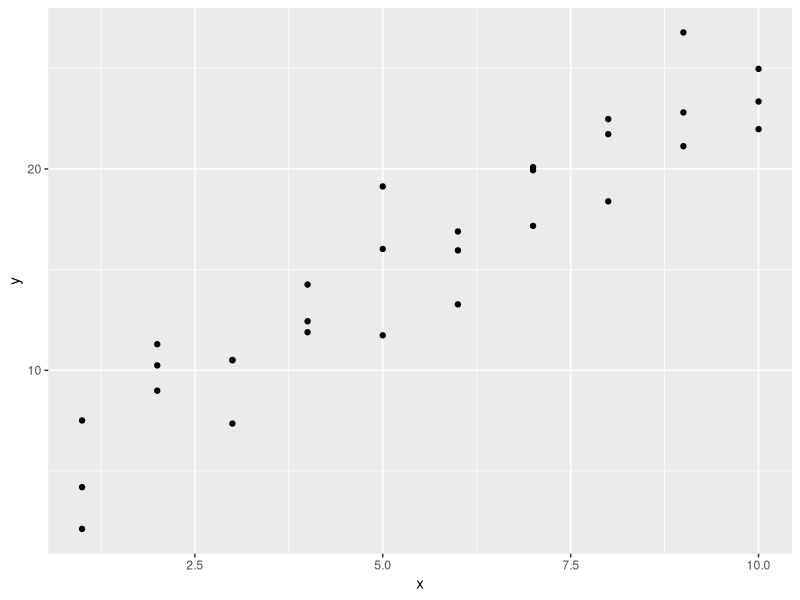
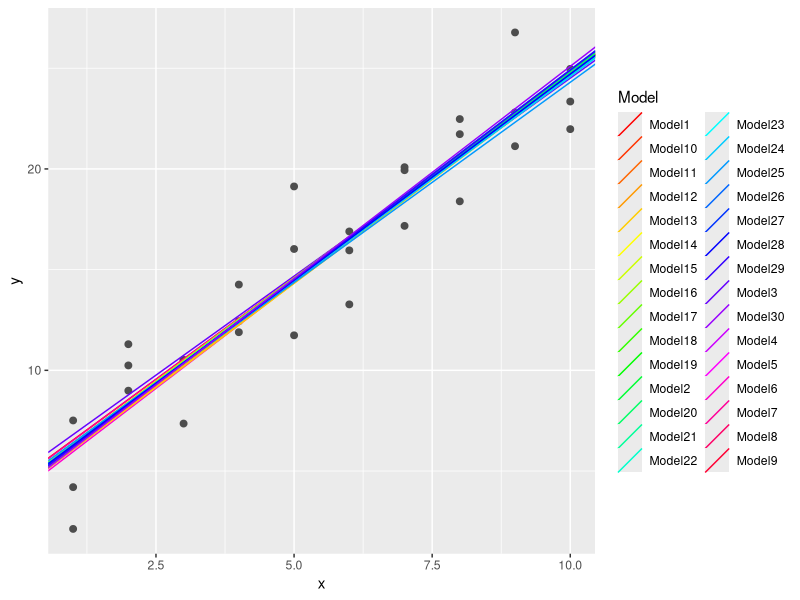
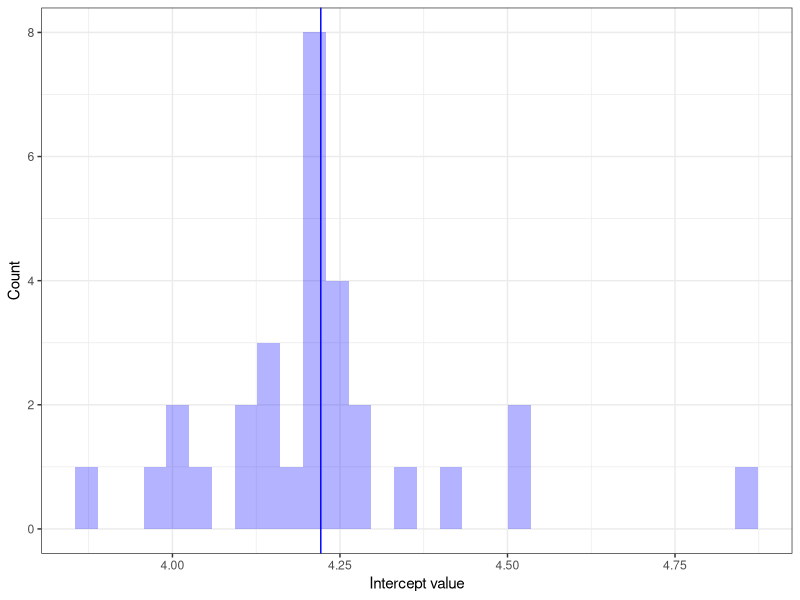
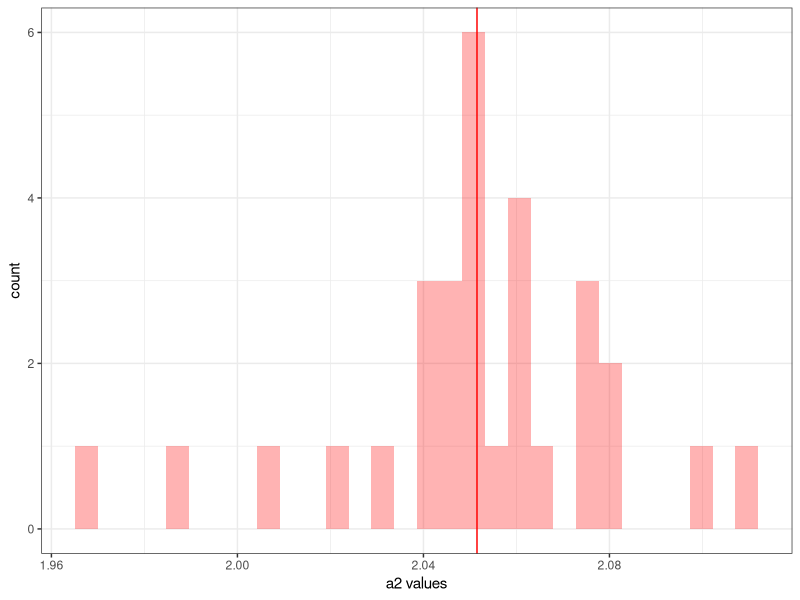
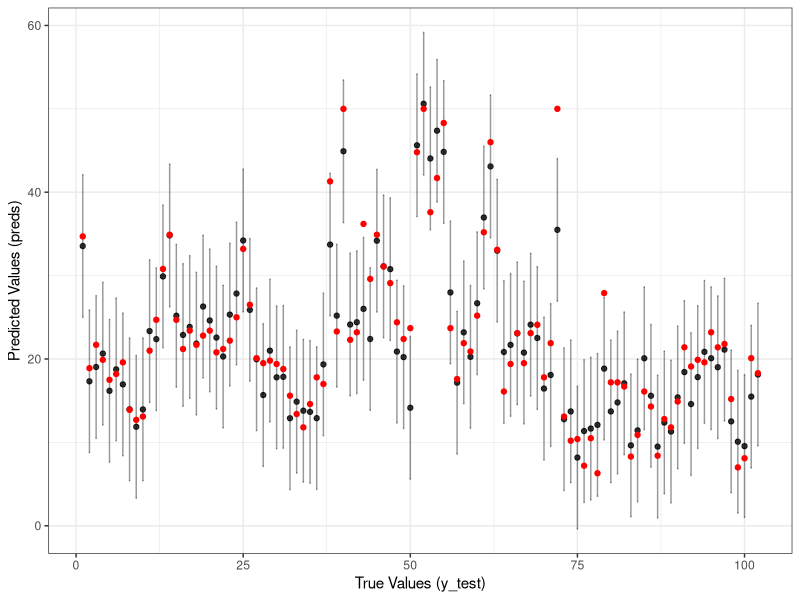
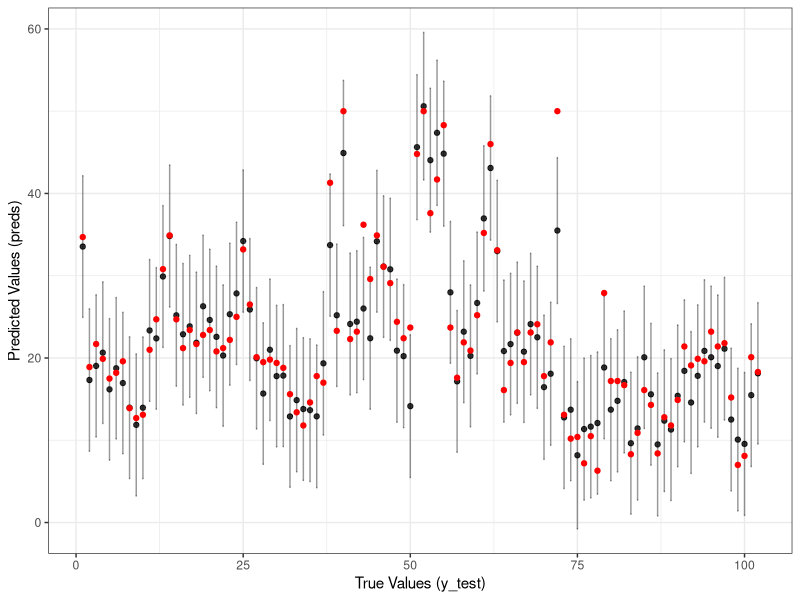
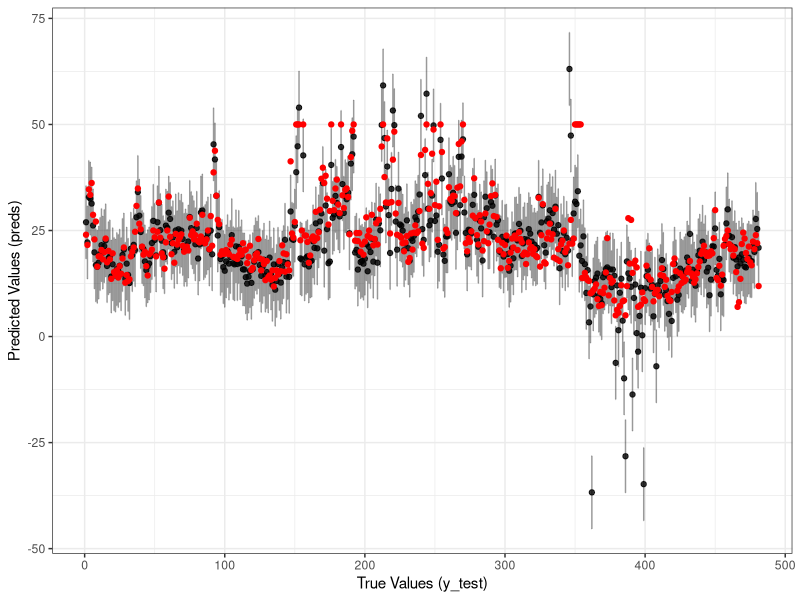
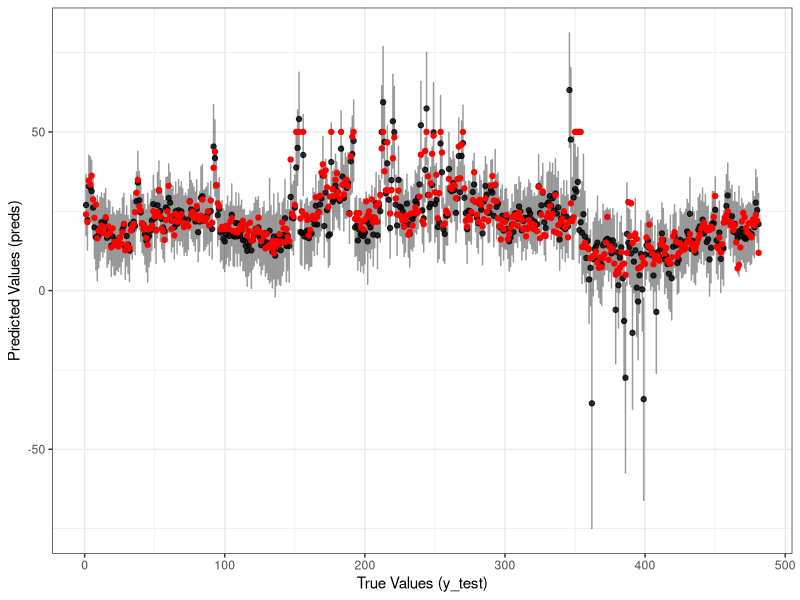

R code for these plots, in order:
## ---- chunk 1
knitr::opts_chunk$set(echo = TRUE,tidy.opts=list(width.cutoff=60),tidy=TRUE)
## ---- chunk 2
library(tidyverse)
library(modelr)
library(MASS)
library(ggplot2)
## ---- chunk 3
variance <- function(x) {
  n <- length(x)
  if (n < 2) {
    return(NA)
  } else {
    return(var(x)*(n-1)/n)
  }
}
## ---- chunk 4
jackknife_ss<-function(data,statistics){
  #data: A vector input
  #statistics: The function of the statsitics of interest(mean,variance,etc)
  n <- length(data)
  results <- numeric(n)
  for (i in 1:n){
    data_i<-data[-i]
    results[i] <- statistics(data_i)
    }
  
  # Calculate the bias and standard error of the estimate
  bias <- (n - 1) * (mean(results) - statistics(data))
  se <- sqrt(variance(results)/n)
  
    return(list(results = results, bias = bias, se = se))
}
## ---- chunk 5
jackknife_reg<-function(data,response){
  #data: matrix or dataframe without the response variable
  #response: the response variable
  n <- nrow(data)
  predictions <- rep(0, n)
  model_list<-list()
  
  # Compute leave-one-out predictions
  for (i in 1:n) {
    data_i <- data[-i, ]
    response_i <- response[-i,]%>%unlist()
    df_i<-cbind(data_i,response_i)
    model_i <- lm(response_i ~ ., data = df_i)
    model_list[[i]] <- model_i
    predictions[i] <- predict(model_i, newdata = data[i, ])
  }
  
  coefficients_list <- lapply(model_list, coef)
  coefficients_df <- do.call(rbind, coefficients_list)%>%as.data.frame()
  # Add row names to the dataframe
  
  row.names(coefficients_df) <- paste0("Model", 1:n)
  colnames(coefficients_df)<-c("a1","a2" )
  return(coefficients_df)
}
## ---- chunk 6
jackknife <- function(data, response, test_data, conf_level = 0.95) {
  # data: matrix or dataframe without the response variable
  # response: the response variable
  # test_data: matrix or dataframe of the test points to predict
  # conf_level: desired confidence level (default is 0.95)
  
  n <- nrow(data)
  p <- ncol(data)
  predictions <- rep(0, n)
  model_list <- list()
  residuals <- rep(0, n)
  
  # Compute leave-one-out predictions and models
  for (i in 1:n) {
    data_i <- data[-i, ]
    response_i <- response[-i]
    model_i <- lm(response_i ~ lstat+crim+rm+dis+black+chas+nox+rad+tax+ptratio+I(lstat^2)+I(rm^2), data = data_i)
    model_list[[i]] <- model_i
    predictions[i] <- predict(model_i, newdata = data[i, , drop = FALSE])
    residuals[i] <- response[i] - predictions[i]
  }

  # Fit a model on the full training data
  full_model <- lm(response ~ lstat+crim+rm+dis+black+chas+nox+rad+tax+ptratio+I(lstat^2)+I(rm^2), data = data)

  # Predict test points using the full model
  test_point_count <- nrow(test_data)
  full_preds <- predict(full_model, newdata = test_data)

  # Compute the Jackknife confidence intervals
  t_stat <- qt(conf_level + (1 - conf_level) / 2, n - p - 1)
  R_jack <- sqrt((n - 1) * mean(residuals^2))
  conf_interval <- t_stat * R_jack / sqrt(n)

  lower_bounds <- full_preds - conf_interval
  upper_bounds <- full_preds + conf_interval

  result <- data.frame(
    Test_Point = 1:test_point_count,
    Lower_Bound = lower_bounds,
    Upper_Bound = upper_bounds,
    Full_Prediction = full_preds
  )

  return(result)
}
## ---- chunk 7
jackknife_plus <- function(data, response, test_data, conf_level = 0.95) {
  # data: matrix or dataframe without the response variable
  # response: the response variable
  # test_data: matrix or dataframe of the test points to predict
  # conf_level: desired confidence level (default is 0.95)
  
  n <- nrow(data)
  p <- ncol(data)
  predictions <- rep(0, n)
  model_list <- list()
  residuals <- rep(0, n)
  
  # Compute leave-one-out predictions and models
  for (i in 1:n) {
    data_i <- data[-i, ]
    response_i <- response[-i]
    model_i <- lm(response_i ~ lstat+crim+rm+dis+black+chas+nox+rad+tax+ptratio+I(lstat^2)+I(rm^2), data = data_i)
    model_list[[i]] <- model_i
    predictions[i] <- predict(model_i, newdata = data[i, , drop = FALSE])
    residuals[i] <- response[i] - predictions[i]
  }

  # Predict test points using the leave-one-out predictions
  test_point_count <- nrow(test_data)
  loo_preds <- matrix(0, nrow = test_point_count, ncol = n)
  for (i in 1:n) {
    loo_preds[, i] <- predict(model_list[[i]], newdata = test_data)
  }
  loo_medians <- apply(loo_preds, 1, median) # compute median of leave-one-out predictions
  loo_std_errors <- apply(loo_preds, 1, sd) * sqrt((n - 1) / n) # compute standard errors of leave-one-out predictions
  
  # Compute the Jackknife+ confidence intervals
  t_stat <- qt(conf_level + (1 - conf_level) / 2, n - p - 1)
  R_jackplus <- sqrt((n - 1) * mean(residuals^2)) 
  conf_interval_plus <- t_stat * R_jackplus / sqrt(n) + t_stat * loo_std_errors 

  lower_bounds_plus <- loo_medians - conf_interval_plus  
  upper_bounds_plus <- loo_medians + conf_interval_plus 

  result <- data.frame(
    Test_Point = 1:test_point_count,
    Lower_Bound_Plus = lower_bounds_plus,
    Upper_Bound_Plus = upper_bounds_plus,
    Leave_One_Out_Median = loo_medians
  )
 return(result)
}

## ---- chunk 8
#| label: fig-sim1-data
#| fig-cap: "Scatterplot of sim1"
ggplot(sim1, aes(x, y)) + 
  geom_point()
## ---- chunk 9
jackknife_ss(sim1$y,mean)
jackknife_ss(sim1$y,variance)
## ---- chunk 10
a<-jackknife_reg(sim1[1],sim1[2])
ci_a1 <- c(mean(a$a1) + qt(0.025, df = 29) * sd(a$a1) / sqrt(30), mean(a$a1) - qt(0.025, df = 29) * sd(a$a1) / sqrt(30))
ci_a2 <- c(mean(a$a2) + qt(0.025, df = 29) * sd(a$a2) / sqrt(30), mean(a$a2) - qt(0.025, df = 29) * sd(a$a2) / sqrt(30))
## ---- chunk 11
#| label: fig-sim1-fitted
#| fig-cap: "All possible fitted models"
ggplot(sim1, aes(x, y)) + 
  geom_point(size = 2, colour = "grey30")  + 
  geom_abline(
    aes(intercept = a1, slope = a2, color = row.names(a)), data = a %>% as.data.frame()) +
  scale_color_manual(name = "Model",values = rainbow(nrow(a)))
## ---- chunk 12
#| label: fig-a1
#| fig-cap: "Distribution-of-a1"
ggplot(data.frame(a[1]), aes(x = a1)) +
  geom_histogram(fill = "blue",alpha = 0.3) +
  xlab("Intercept value") +
  ylab("Count")+geom_vline(xintercept =mean(a$a1),color='blue')+theme_bw()

## ---- chunk 13
#| label: fig-a2
#| fig-cap: "Distribution-of-a2"
ggplot(data.frame(a[2]), aes(x = a2)) +
  geom_histogram(fill = "red", alpha = 0.3) +
  xlab("a2 values")+geom_vline(xintercept =mean(a$a2),color='red')+theme_bw()
## ---- chunk 14
set.seed(34)
data("Boston")
n <- nrow(Boston)
train_indices <- sample(1:n, size = 0.8 * n)
train_data <- Boston[train_indices, ]
test_data <- Boston[-train_indices, ]
response <- train_data$medv
test_response<-test_data$medv
train_data_no_response <- train_data[, -which(names(train_data) == "medv")]

test_data_no_response <- test_data[, -which(names(test_data) == "medv")]

Result<-jackknife(train_data_no_response, response, test_data_no_response)
result<-cbind(Result,test_response)
result_plus <- jackknife_plus(train_data_no_response, response, test_data_no_response)
head(result_plus)
result_plus<-cbind(result_plus,test_response)
## ---- chunk 15
head(result)
## ---- chunk 16
#| label: fig-jackknife
#| fig-cap: "Prediction interval from jackknife"
ggplot(result, aes(x = Test_Point, y = Full_Prediction)) + 
  geom_point(alpha=0.8) +
  geom_errorbar(aes(ymin = Lower_Bound, ymax = Upper_Bound), width = 0.2,alpha=0.4) +
  labs(x = "True Values (y_test)", y = "Predicted Values (preds)") +
  theme_bw()+
  geom_point(aes(x=Test_Point,y=test_response),color="red")

## ---- chunk 17
#| label: fig-jackknife2
#| fig-cap: "Prediction interval from jackknife+"
ggplot(result_plus, aes(x = Test_Point, y = Leave_One_Out_Median)) + 
  geom_point(alpha=0.8) +
  geom_errorbar(aes(ymin = Lower_Bound_Plus, ymax = Upper_Bound_Plus), width = 0.2,alpha=0.4) +
  labs(x = "True Values (y_test)", y = "Predicted Values (preds)") +
  theme_bw()+
  geom_point(aes(x=Test_Point,y=test_response),color="red")
## ---- chunk 18
sum(abs(result$test_response-result$Full_Prediction))/nrow(result)

sum(abs(result_plus$test_response-result_plus$Leave_One_Out_Median))/nrow(result_plus)
## ---- chunk 19
library(MASS)
set.seed(225)
data("Boston")
n <- nrow(Boston)
train_indices <- sample(1:n, size = 25)
train_data <- Boston[train_indices, ]
test_data <- Boston[-train_indices, ]
response <- train_data$medv
test_response <- test_data$medv
train_data_no_response <- train_data[, -which(names(train_data) == "medv")]
test_data_no_response <- test_data[, -which(names(test_data) == "medv")]

Result2 <- jackknife(train_data_no_response, response, test_data_no_response)
result2 <- cbind(Result2, test_response)

result_plus2 <- jackknife_plus(train_data_no_response, response, test_data_no_response)
result_plus2 <- cbind(result_plus2, test_response)

head(result_plus2)

## ---- chunk 20
sum(abs(result2$test_response-result2$Full_Prediction))/length(result2$test_response)

sum(abs(result_plus2$test_response-result_plus2$Leave_One_Out_Median))/length(result_plus2$test_response)
## ---- chunk 21
#| label: fig-jackknife3
#| fig-cap: "Prediction interval from jackknife with n=25"
ggplot(result2, aes(x = Test_Point, y = Full_Prediction)) + 
  geom_point(alpha=0.8) +
  geom_errorbar(aes(ymin = Lower_Bound, ymax = Upper_Bound), width = 0.2,alpha=0.4) +
  labs(x = "True Values (y_test)", y = "Predicted Values (preds)") +
  theme_bw()+
  geom_point(aes(x=Test_Point,y=test_response),color="red")

## ---- chunk 22
#| label: fig-jackknife4
#| fig-cap: "Prediction interval from jackknife with n=25"
ggplot(result_plus2, aes(x = Test_Point, y = Leave_One_Out_Median)) + 
  geom_point(alpha=0.8) +
  geom_errorbar(aes(ymin = Lower_Bound_Plus, ymax = Upper_Bound_Plus), width = 0.2,alpha=0.4) +
  labs(x = "True Values (y_test)", y = "Predicted Values (preds)") +
  theme_bw()+
  geom_point(aes(x=Test_Point,y=test_response),color="red")

